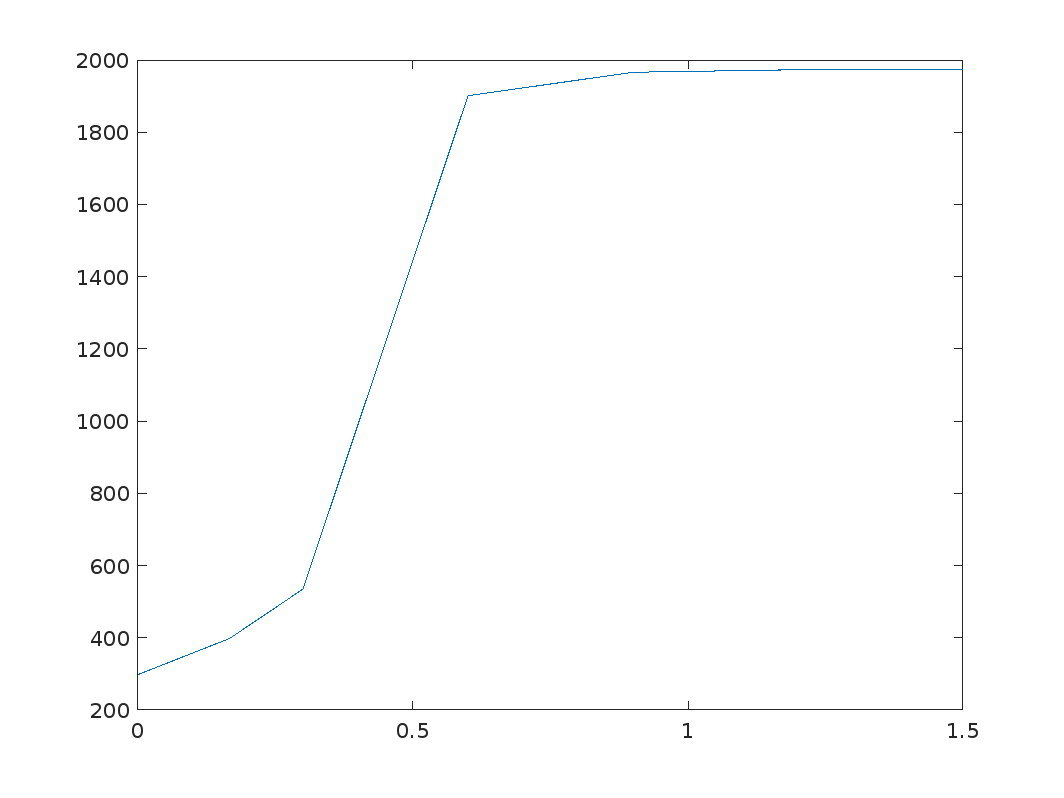
%> input picture 1.png, 1064 x 798 px
$ octave bonus.m   (GNU Octave 9; MATLAB toolbox functions it lacks are replaced by stand-ins)
%> lines starting %> are read from the running program, lines starting %| are printed output that depends on the picture
% Exercice Bonus
% workspace preparation
clear all
clc
close all

% Bonus
% Récupération des données
% Bonus
% Récupération des données
% a1=[0,00000000e+00
% 1,66656608e-01
% 3,00000000e-01
% 6,00000000e-01
% 9,00000000e-01
% 1,20000000e+00
% 1,50000000e+00
% ]
% b1=[2,98000000e+02
% 3,98000000e+02
% 5,34749046e+02
% 1,90090090e+03
% 1,96599825e+03
% 1,97297297e+03
% 1,97297297e+03
% ]
% plot(a1,b1)

img1 = imread('1.png');
%> img1 is the input picture: size 798x1064x3 uint8; mean R, G, B 253.1, 253.3, 253.4
img2 = imread('2.png');
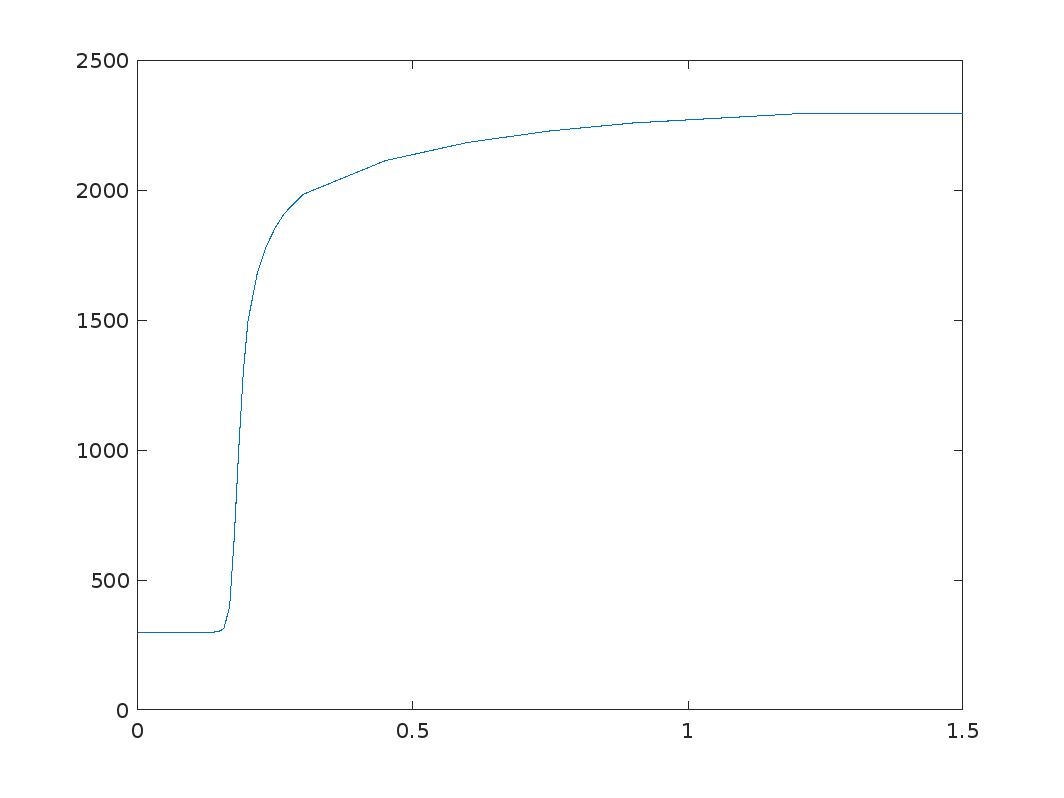
%> input picture 2.png, 1064 x 798 px
%> img2 is the input picture: size 798x1064x3 uint8; mean R, G, B 253.4, 253.6, 253.7
img3 = imread('3.png');
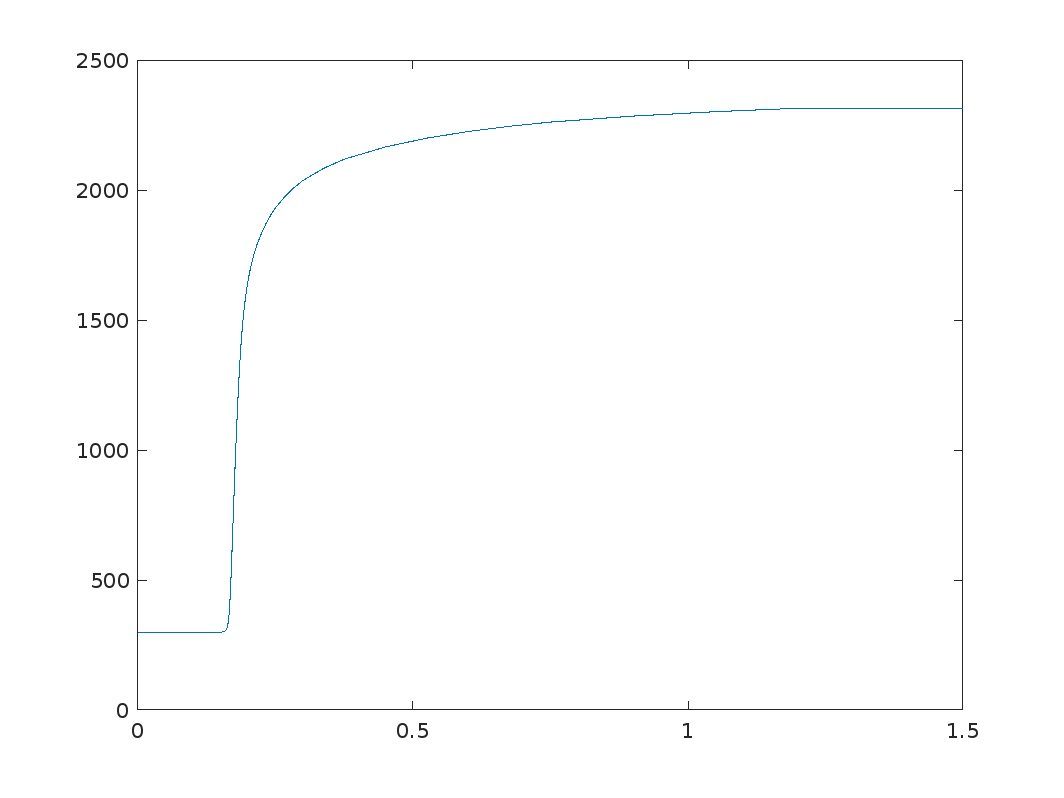
%> input picture 3.png, 1064 x 798 px
%> img3 is the input picture: size 798x1064x3 uint8; mean R, G, B 253.4, 253.6, 253.7
img4 = imread('4.png');
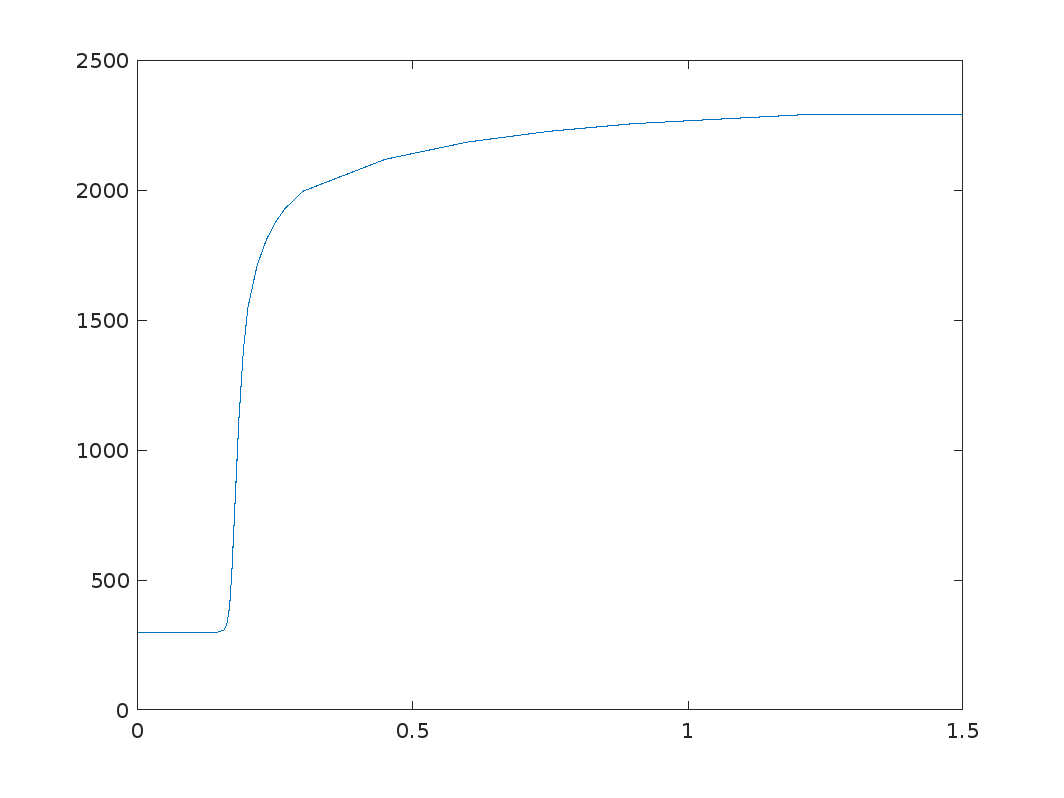
%> input picture 4.png, 1064 x 798 px
%> img4 is the input picture: size 798x1064x3 uint8; mean R, G, B 253.4, 253.6, 253.7

myVideo = VideoWriter('myvideo.avi');
myVideo.FrameRate = 30;
open(myVideo);
% % resize the image to 914 by 744
% img_resized = imresize(img2, [744 914]);

% % save the resized image
% imwrite(img_resized, 'img2re.jpg');
writeVideo(myVideo, img1);
writeVideo(myVideo, img2);
writeVideo(myVideo, img3);
writeVideo(myVideo, img4);

close(myVideo);
